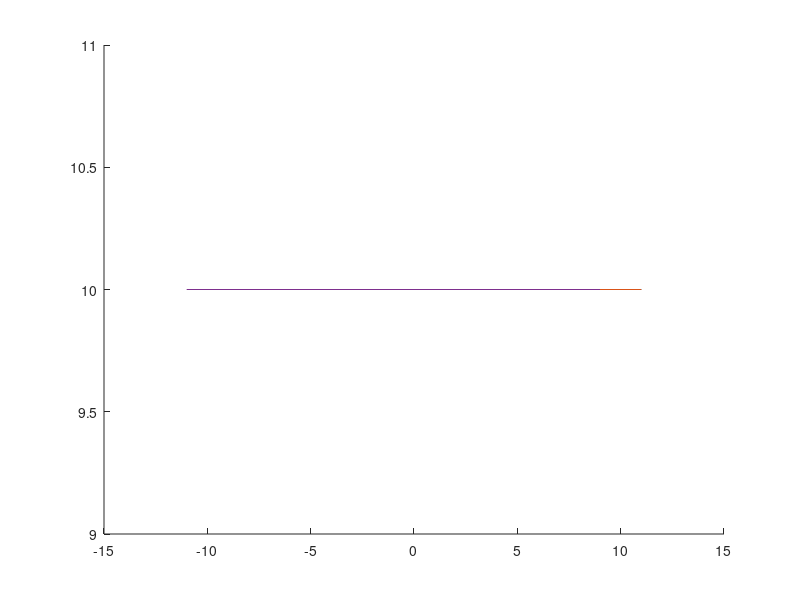

This figure's MATLAB source: (Note: this script raises an error after producing the figure.)

% CREATES DIAGRAM SHOWING HALF OR FULL FAMILY OF RAYS PASSING THROUGH A
% SPHERICAL DROPLET FOR ANY PAIR OF REFRACTIVE INDICES

clear
close all

% number of rays (must be atleast 2)
n = 50;

% show colour gradient?
colourgradient = 0;
rainbows = 0;

% show both sides?
both = 0;

% show virtual caustic?
vc = 0;

% refractive indices (inside droplet must be greater than outside)
insidedroplet = 1.333;      % water:1.333 diamond:2.417 ice:1.31
outsidedroplet = 1;         % air:1.000277
ratio = outsidedroplet/insidedroplet;

% radius and centre of circle
radius = 1;
scale = 1.3;
sizeofoutput = 20;
cx = 10;
cy = 10;
circcolour = [0 0 0];

% set axes
xmax = cx+radius*scale;
xmin = cx-radius*scale;
ymax = cy+radius*scale;
ymin = cy-radius*scale;
if both==0
    gaps = radius/(n-1);
    y = cy:gaps:(cy+radius);
else
    n = 2*n;
    gaps = 2*radius/(n-1);
    y = (cy-radius):gaps:(cy+radius);
end
h = figure(); hold all;

% coffee cup caustic
if insidedroplet==outsidedroplet
    coffee = 1;
else
    coffee = 0;
end

% gradient function
circgrad = @(x) (x-cx)/sqrt(radius^2-(x-cx)^2);

% define ray matrices
for j=1:n
    
%     colour of rays
    if colourgradient == 1
        s = 1-j/n;
        raycolour = [0.3*s, s, 0.8];
    else
        raycolour = 'k';
    end
    
%     if through upper semisphere / semihemishpere
    if abs(y(j)-cy)>0
        unit = (y(j)-cy)/abs((y(j)-cy));
    else
        unit = 1;
    end
    
%     incident rays
    incidentrays(j,1) = xmin;
    incidentrays(j,2) = y(j);
%     plot(incidentrays(j,1),incidentrays(j,2),'r*')


%     incident rays meet surface
    x = -sqrt(radius^2-(y(j)-cy)^2)+cx;
    dropsurface(j,1) = x;
    dropsurface(j,2) = y(j);
%     plot(dropsurface(j,1),dropsurface(j,2),'r*')


%     refracted ray
    theta1 = atan(abs(circgrad(x)));
    theta2 = asin(ratio*sin(pi/2 - theta1));
    lengthofray2 = 2*radius*cos(theta2);
    refractedrays(j,1) = dropsurface(j,1)+lengthofray2*sin(theta1+theta2);
    refractedrays(j,2) = dropsurface(j,2)-unit*abs(lengthofray2*cos(theta1+theta2));
%     plot(refractedrays(j,1),refractedrays(j,2),'b*')


%     reflected ray
    theta3 = atan(1/circgrad(refractedrays(j,1)));
    if unit*(refractedrays(j,2)-cy)>0
        theta4 = pi/2-theta2-theta3;
    else
        theta4 = pi/2-theta2+theta3;
    end
    reflectedrays(j,1) = refractedrays(j,1)-lengthofray2*sin(theta4);
    if theta4<pi/2
        unit2 = 1;
    else
        unit2 = -1;
    end
    reflectedrays(j,2) = refractedrays(j,2)-unit*unit2*abs(lengthofray2*cos(theta4));
%     plot(reflectedrays(j,1),reflectedrays(j,2),'g*')


%     output rays
    theta1 = atan((circgrad(x)));
    theta5 = unit*atan(circgrad(reflectedrays(j,1)));
    theta6 = (theta5-unit*theta1);
    if (reflectedrays(j,2)-cy)*unit>0 && (reflectedrays(j,2))<(cy+radius) && (reflectedrays(j,2))>(cy-radius) && coffee == 1
        rrr = -1;
        ppp = unit;
        theta6 = abs(theta5)-abs(theta1);
    else rrr = 1;
        ppp = 1;
    end
    
    outputrays(j,1) = reflectedrays(j,1)-rrr*sizeofoutput*cos(theta6);
    outputrays(j,2) = reflectedrays(j,2)-ppp*sizeofoutput*sin(theta6);
%     plot(outputrays(j,1),outputrays(j,2),'m*')

    if rainbows == 1
        x1(j,1) = reflectedrays(j,1)-10*cos(theta6*1.03);
        x1(j,2) = reflectedrays(j,2)-10*sin(theta6*1.03);
        x2(j,1) = reflectedrays(j,1)-10*cos(theta6*1.02);
        x2(j,2) = reflectedrays(j,2)-10*sin(theta6*1.02);
        x3(j,1) = reflectedrays(j,1)-10*cos(theta6*1.01);
        x3(j,2) = reflectedrays(j,2)-10*sin(theta6*1.01);
        x4(j,1) = reflectedrays(j,1)-10*cos(theta6);
        x4(j,2) = reflectedrays(j,2)-10*sin(theta6);
        x5(j,1) = reflectedrays(j,1)-10*cos(theta6*0.99);
        x5(j,2) = reflectedrays(j,2)-10*sin(theta6*0.99);
        x6(j,1) = reflectedrays(j,1)-10*cos(theta6*0.98);
        x6(j,2) = reflectedrays(j,2)-10*sin(theta6*0.98);
        x7(j,1) = reflectedrays(j,1)-10*cos(theta6*0.97);
        x7(j,2) = reflectedrays(j,2)-10*sin(theta6*0.97);
    end

%     virtual caustic
    if vc == 1
        deltax = xmax - reflectedrays(j,1);
        virtualcaustic(j,1) = xmax;
        virtualcaustic(j,2) = reflectedrays(j,2)+deltax*(reflectedrays(j,2)-outputrays(j,2))/(reflectedrays(j,1)-outputrays(j,1));
%         plot(virtualcaustic(j,1),virtualcaustic(j,2),'r*')
        l5 = plot([reflectedrays(j,1) virtualcaustic(j,1)],[reflectedrays(j,2) virtualcaustic(j,2)],':');
    end
%     plot connecting lines
    l2 = plot([dropsurface(j,1) refractedrays(j,1)], [dropsurface(j,2) refractedrays(j,2)]);
    l3 = plot([refractedrays(j,1) reflectedrays(j,1)], [refractedrays(j,2) reflectedrays(j,2)]);
    
    if rainbows == 1
        la = plot([reflectedrays(j,1) x1(j,1)], [reflectedrays(j,2) x1(j,2)]);
        lb = plot([reflectedrays(j,1) x2(j,1)], [reflectedrays(j,2) x2(j,2)]);
        lc = plot([reflectedrays(j,1) x3(j,1)], [reflectedrays(j,2) x3(j,2)]);
        ld = plot([reflectedrays(j,1) x4(j,1)], [reflectedrays(j,2) x4(j,2)]);
        le = plot([reflectedrays(j,1) x5(j,1)], [reflectedrays(j,2) x5(j,2)]);
        lf = plot([reflectedrays(j,1) x6(j,1)], [reflectedrays(j,2) x6(j,2)]);
        lg = plot([reflectedrays(j,1) x7(j,1)], [reflectedrays(j,2) x7(j,2)]);
        la.Color = 'r';
        lb.Color = [1,0.5,0];
        lc.Color = 'y';
        ld.Color = 'g';
        le.Color = 'b';
        lf.Color = [0.5 0 0.5];
        lg.Color = [0.8 0 0.6];
        l2.LineWidth = 0.001;
        l3.LineWidth = 0.001;
    else
        l1 = plot([incidentrays(j,1) dropsurface(j,1)], [incidentrays(j,2) dropsurface(j,2)]);
        l4 = plot([reflectedrays(j,1) outputrays(j,1)], [reflectedrays(j,2) outputrays(j,2)]);
    end
    
    l1.Color = raycolour;
    l2.Color = raycolour;
    l3.Color = raycolour;
    l4.Color = raycolour;
    l5.Color = raycolour;
end


% plot circle 
th = 0:pi/50:2*pi;
xunit = radius*cos(th)+cx;
yunit = radius*sin(th)+cy;
plot(xunit, yunit, 'Color', circcolour);
xlim([xmin,xmax])
ylim([ymin,ymax])


% centre axes
ax = gca;
ax.XAxisLocation = 'origin';
% ax.YAxisLocation = 'origin';
ax.Box = 'off';
ax.XTick = [];
ax.YTick = [];

% % SAVE
set(gcf, 'Position',  [50, 50, 560, 500])
ax = gca;
% ax.FontSize = 12;
set(h,'Units','Inches');
pos = get(h,'Position');
set(h,'PaperPositionMode','Auto','PaperUnits','Inches','PaperSize', [5.6, 5.4])%[pos(3), pos(4)])
print(h,'CAUSTIC','-dpdf','-r0')


